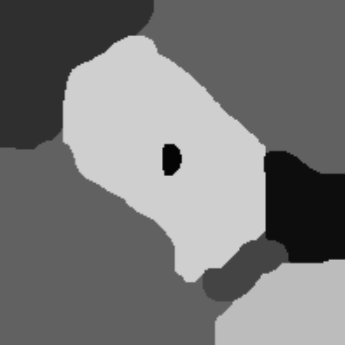
#> input picture PracticasTDI/P7/prueba_min.png, 345 x 345 px
$ python correctregions.py   (older library calls are emulated)
#> lines starting #> are read from the running program, lines starting #| are printed output that depends on the picture; after the words box and inside, x2 and y2 are one past the last pixel; in counts of white or black regions, pixels touching at a corner belong together
# -*- coding: utf-8 -*-
"""
Created on Tue Mar 30 11:25:52 2021

@author: anusk
"""
import numpy as np
import cv2
import matplotlib.pyplot as plt
from skimage.feature import peak_local_max

def correctregions(img, markers):

    for i in range(0, frameH):
        for j in range(0,frameW):
            if markers[i,j] != 0:
                for m in range(-1,2):
                    for n in range(-1,2):
                        if 0<i+m<frameH:
                            if 0<j+n<frameW:
                                if markers[i+m,j+n] != markers[i,j]:

                                    if img[i,j]==img[i+m,j+n]:
                                        markers[i+m,j+n] = markers[i,j]

    return markers


def findborder(markers):

    frameH, frameW = markers.shape
    borders = []
    for i in range(0, frameH):
        for j in range(0,frameW):
            isborder = False
            if markers[i,j] != 0:

                for m in range(-1,2):
                    for n in range(-1,2):

                        if 0<i+m<frameH:
                            if 0<j+n<frameW:
                                if markers[i+m,j+n] != markers[i,j]:
                                    isborder = True

                if isborder:
                    borders.append([i,j])
    return borders

if __name__ == "__main__":

    img = cv2.imread('prueba_min.png',0)
#> img is the input picture: shape (345, 345); min 4, max 207, mean 119.3
    img = 255-img
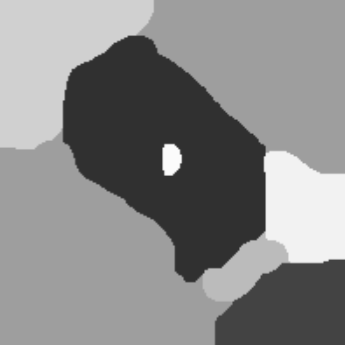
#> img: shape (345, 345); min 48, max 251, mean 135.7
    frameH, frameW = img.shape
#> frameH = 345; frameW = 345
    conn = np.ones((3,3))
    imgfilter =  cv2.medianBlur(img, 11)
    binary = peak_local_max(imgfilter, footprint=conn, indices=False, exclude_border=0)
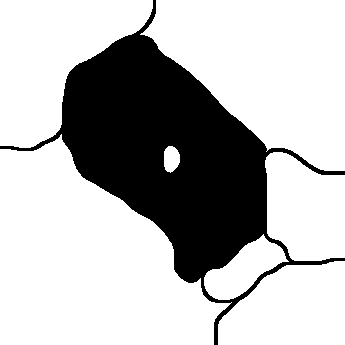
#> binary: shape (345, 345) bool; 72.4% white; 1 black region, box (x1, y1, x2, y2) and area: (0, 0, 345, 345) 32823
    binary = np.uint8(binary)*255
    ret, markers = cv2.connectedComponents(binary)
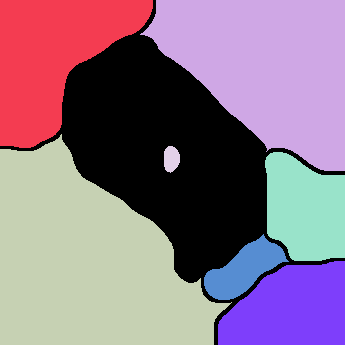
#> markers: shape (345, 345) int32; 8 distinct labels, from 0 to 7; one colour per label, 0 black
#> ret = 8

    newmarkers = correctregions(img, markers)
#> after the loop in correctregions, `for i in range(0, frameH):`:
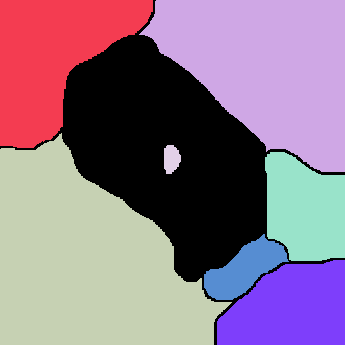
#> markers: shape (345, 345) int32; 8 distinct labels, from 0 to 7; one colour per label, 0 black
    border = findborder(newmarkers)
#> border = 2074 pairs, first value 0 to 344, second value 0 to 344
    new = np.zeros([frameH,frameW,3], np.uint8)

    for x in range(0, len(border)):
        a=border[x][0]
        b=border[x][1]
        new[a,b] = [255,0,0]
#> this loop made 2074 passes
#> (a, b) on passes 1 to 3: (0, 152), (1, 152), (1, 155)
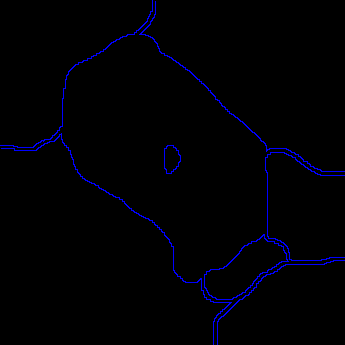
#> new: shape (345, 345, 3); mean of channels 0, 1, 2 4.4, 0, 0; drawn as B, G, R

    plt.figure('border')
    plt.imshow(new)

    plt.figure('image')
    plt.imshow(img, cmap='gray')

    plt.figure('filter')
    plt.imshow(imgfilter, cmap='gray')

    plt.figure('markers')
    plt.imshow(markers, cmap=plt.cm.get_cmap('nipy_spectral'))
    plt.figure('new markers')
    plt.imshow(new)
    plt.imshow(newmarkers, cmap=plt.cm.get_cmap('nipy_spectral'))
